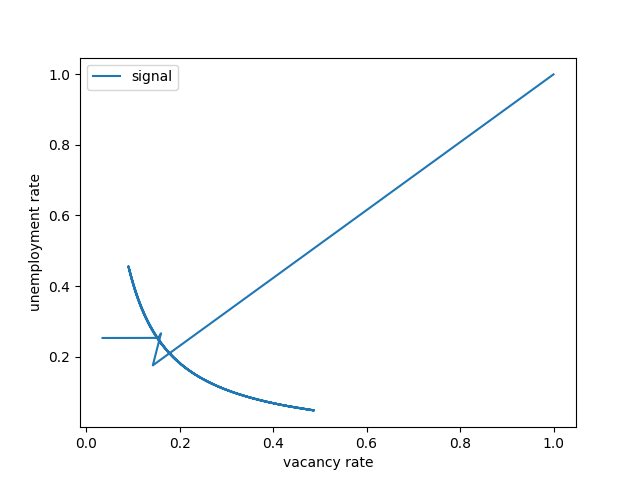

The Python source for this figure:
import pandas as pd
import numpy as np
import matplotlib.pyplot as plt
import seaborn as sns
import matplotlib.cm as cm
import matplotlib.colors as mcolors

SENSITIVITY_COEFFICIENT = [.25] #C
BASE_SIGMA = [100] #sigma
PRODUCTIVITY_DENSITY = [100] #pi
MATCHING_RATE_CONSTANT = [3E-4] #K
INIT_VACANCIES = [100] #V0
INIT_UNEMPLOYMENT = 0
SEPARATION_RATE = .05 #s
SURPLUS_XI = 0.05 #xi

STEPS = 10000
dt = 1

TIME = range(int(STEPS/dt))


sigmas = np.linspace(250, 1900, 20)
c_values = [0.25, 0.5,.75, 1]
k_values_sweep = np.logspace(np.log10(5e-5), np.log10(5e-4), 4)



#read in GDP data from dummy_gdp.pkl
GDP = pd.read_pickle('dummy_demand.pkl')

# firm class definition that has data on demand, vacancies, and employment
class Firm:

    def plot_demand(self):
        plt.plot(self.signal,label = "signal")
        plt.plot(self.employment_demand,label = "demand density")
        plt.legend()
        plt.savefig("demand.png")
        plt.close()

    def plot_employment(self, unemployment):
        plt.plot(self.time,(self.employment),label = "employment")
        plt.plot(self.time,(unemployment),label = "unemployment")
        plt.plot(self.time,(self.vacancies),label = "vacancies")
        plt.xlabel("Time")
        plt.ylabel("Log Value")
        plt.title("Sensit. Coeff. = " + str(self.sensitivity_coefficient)+" Firm Size = " + str(self.firm_size)+" Matching Rt = " + str(self.matching_rate_constant))
        plt.legend()
        # plt.ylim(top = np.log(POPULATION),bottom = 0)
        plt.savefig("employment.png")
        plt.close()

    def update_vacancies(self,t,unemployment):
        self.matching_function[t] = self.matching_rate_constant*unemployment
        # print(" VACANCY UPDATE")
        # print("Personnel demand:     ",self.employment_demand[t])
        # print("Employment:           ",self.employment[t])
        # print("Productivity Diff:    ",self.employment_demand[t]-self.employment[t])
        # print("Sep Rate:             ", self.separation_rate[t])
        # print("Matching Function:    ", self.matching_function[t])
        # print("Exp Separation:       ", self.employment[t]*self.separation_rate[t]/self.matching_function[t])
        v_t = self.employment_demand[t]-self.employment[t]+self.employment[t]*self.separation_rate[t]/self.matching_function[t]

        if v_t < 0:
            self.vacancies[t] = 0
        else:
            self.vacancies[t] = v_t

        # print("VACANCIES: ",self.vacancies[t])
    
    def update_employment(self,t):
        demand_update = self.employment_demand[t]-self.employment[t]

        if demand_update > 0:
            demand_update = 0
        # print("EMPLOYMENT UPDATE")
        # print("Hires:             ",self.vacancies[t]*self.matching_function[t])
        # print("Separations:       ", self.separation_rate[t]*self.employment[t])
        # print("Demand Update:     ", demand_update)
        # print("\n\nOld Employment:    ", self.employment[t])
        update = self.vacancies[t]*self.matching_function[t]-self.employment[t]*self.separation_rate[t]+demand_update

        # print("Net Change: ",update)
        #FIRE EVERYONE!
        if self.employment[t] + update < 0:
            self.employment[t+1] = 0
        else:
            self.employment[t+1] = self.employment[t]+update

        # print("New Employment:    ", self.employment[t+1])

        # Calculate efficiency for the current step
        target = self.vacancies[t]
        actual = self.employment[t+1]

        if target <= 0:
            self.efficiency[t+1] = 1.0

        else:  # target > actual, inefficiency due to hiring friction
            self.efficiency[t+1] = (actual-np.abs(target-actual)) / actual



    def computeDemand(self, signal):
        self.signal = signal
        return self.firm_size*(1+self.sensitivity_coefficient*self.signal)
    
    def set_target(self):
        return self.employment_demand
    
    def __init__(self, signal,init_size,init_productivity_density,init_employment,init_vacancies,matching_rate_constant,sensitivity_coefficient):
        self.sensitivity_coefficient = sensitivity_coefficient
        self.firm_size = init_size
        self.employment = [init_employment for _ in TIME]
        self.vacancies = [init_vacancies for _ in TIME]
        self.matching_function = [0 for _ in TIME]
        self.separation_rate = [SEPARATION_RATE for _ in TIME]
        self.efficiency = [0 for _ in TIME]
        self.time = None

        self.productivity_density = init_productivity_density
        self.matching_rate_constant = matching_rate_constant
        self.employment_demand = self.computeDemand(signal)
        self.target = self.set_target()

        #Initialize matching function
        

        self.employment_rate=[]
        


    def set_time(self, time):
        self.time = time

    def plot_handler(self, plot_list, unemployment):

        for plot in plot_list:
            if plot == "demand":
                self.plot_demand()

            if plot == "employment":
                self.plot_employment(unemployment)

def compute_loop_area(x, y):
    """
    Calculates the area of a polygon using the Shoelace formula.
    Assumes the x and y arrays represent the vertices of a closed loop.
    """
    import numpy as np
    x = np.asarray(x)
    y = np.asarray(y)
    return 0.5 * np.abs(np.dot(x, np.roll(y, -1)) - np.dot(y, np.roll(x, -1)))

def run_market(firms, population, init_unemployment):
    unemployment = [init_unemployment for _ in TIME]
    for t in TIME[:-1]:
        for firm in firms:
            firm.update_vacancies(t,unemployment[t])
            firm.update_employment(t)
        
        unemployment[t+1] = population - np.sum([firm.employment[t+1] for firm in firms])
    
    return unemployment,firms
        
def compute_rates(firms, plot=True):
    vacancies = [np.sum([firm.vacancies[t] for firm in firms]) for t in TIME]
    employment = [np.sum([firm.employment[t] for firm in firms]) for t in TIME]

    vacancy_rate = [vacancies[t]/(vacancies[t]+employment[t]) if (vacancies[t]+employment[t]) > 0 else 0 for t in TIME]
    unemployment_rate = [1-employment[t]/POPULATION for t in TIME]

    if plot:
        plt.plot(vacancy_rate,unemployment_rate,label = "signal")
        plt.xlabel("vacancy rate")
        plt.ylabel("unemployment rate")
        plt.legend()
        plt.savefig("beveridge.png")
        plt.close()

    return vacancy_rate,unemployment_rate

def initialize_economy(demand_signal, firm_weights_k, base_sigma, surplus_xi, productivity_density, sensitivity_coefficient):
    """
    Initializes the economy's structural parameters using a non-circular method.

    This function calculates firm sizes (sigma_i) and the total labor force (L)
    based on a base firm size, firm weights, and the peak of the demand signal.

    Args:
        demand_signal (pd.Series): The time series of the economic signal (G(t)).
        firm_weights_k (list or np.array): A vector of weights k_i for each firm.
        base_sigma (float): The base firm size (sigma), an anchor for the economy's scale.
        surplus_xi (float): The desired labor surplus fraction (e.g., 0.05 for 5%).
        productivity_density (float): The productivity per worker (pi).
        sensitivity_coefficient (float): The firm sensitivity to the economic signal (C).
                                       (Assumed to be the same for all firms for now).

    Returns:
        tuple: A tuple containing:
            - sigmas (np.array): An array of sigma values for each firm.
            - population (float): The total labor force L.
            - num_firms (int): The number of firms N.
    """
    num_firms_N = len(firm_weights_k)
    k = np.asarray(firm_weights_k)

    # --- Step 1: Calculate firm sizes (sigma_i) from the base sigma ---
    sigmas = k * base_sigma

    # --- Step 2: Calculate peak target employment ---
    # Find the peak of the economic signal G(t)
    g_max = demand_signal.max()

    # Calculate the target employment for each firm at the peak signal
    # target_employment_i = sigma_i * (1 + C * g_max)
    peak_target_employment_per_firm = sigmas * (1 + sensitivity_coefficient * g_max)
    total_peak_target_employment = np.sum(peak_target_employment_per_firm)

    # --- Step 3: Calculate the total labor force L ---
    # L is the peak workforce plus the surplus
    population_L = total_peak_target_employment * (1 + surplus_xi)
    print("Population: ", population_L)
    print("Sigmas: ", sigmas)
    print("Num Firms: ", num_firms_N)
    return sigmas, population_L, num_firms_N


def run_sigma_sweep(c_value):
    """
    Runs a parameter sweep for sigma for a given C value and returns the results.
    """

    areas = []
    beveridge_curves = []
    
    print(f"Running sigma sweep for C = {c_value}...")
    for sigma in sigmas:

        # --- Initialize economy for this specific run ---
        firm_weights_k = [1]
        current_sigmas, current_population, _ = initialize_economy(
            GDP['gdp_sine'], firm_weights_k, sigma, SURPLUS_XI, 
            PRODUCTIVITY_DENSITY[0], c_value
        )
        init_employment = current_sigmas[0] / PRODUCTIVITY_DENSITY[0]
        init_unemployment = current_population - init_employment

        firm = Firm(GDP['gdp_sine'], current_sigmas[0], PRODUCTIVITY_DENSITY[0], init_employment, INIT_VACANCIES[0], MATCHING_RATE_CONSTANT[0], c_value)
        firm.set_time(TIME)

        unemployment, firms = run_market([firm], current_population, init_unemployment)
        vacancy_rate, unemployment_rate = compute_rates(firms, plot=False)

        loop_vacancies = vacancy_rate[400:800]
        loop_unemployment = unemployment_rate[400:800]
        area = compute_loop_area(loop_vacancies, loop_unemployment)
        areas.append(area)

        if area <= 0.5:
            beveridge_curves.append({'sigma': sigma, 'vr': vacancy_rate, 'ur': unemployment_rate, 'efficiency': firms[0].efficiency})
            
    return sigmas, areas, beveridge_curves

def run_nested_sweep_sigma_major():
    """
    Runs the major sigma sweep for several minor C sweeps and plots the results.
    """
    
    all_results = []
    for c in c_values:
        sigmas, areas, curves = run_sigma_sweep(c)
        all_results.append({'c': c, 'sigmas': sigmas, 'areas': areas, 'curves': curves})

    # Plot Area vs. Sigma for all C values
    plt.figure(figsize=(10, 6))
    for result in all_results:
        plt.plot(result['sigmas'], result['areas'], marker='o', linestyle='-', label=f"C = {result['c']}")
    plt.title("Area of Beveridge Curve vs. $\sigma$ for different C")
    plt.xlabel("$\sigma$ (Firm Size)")
    plt.ylabel("Area of Loop")
    plt.legend()
    plt.grid(True)
    plt.savefig("beveridge_area_vs_sigma_nested.png")
    plt.close()
    print("Saved beveridge_area_vs_sigma_nested.png")

    # Plot Beveridge curves in a 2x2 subplot grid
    fig, axs = plt.subplots(2, 2, figsize=(15, 12), constrained_layout=True)
    fig.suptitle('Beveridge Curves: $\sigma$ sweeps for different C values', fontsize=16)

    norm = mcolors.Normalize(vmin=250, vmax=2000)
    cmap = plt.get_cmap('inferno')

    for i, (ax, result) in enumerate(zip(axs.flat, all_results)):
        ax.set_title(f"C = {result['c']}")
        # By slicing the list with [::2], we plot only every other curve
        for curve in result['curves'][::2]:
            ax.plot(curve['ur'][400:800], curve['vr'][400:800], color=cmap(norm(curve['sigma'])))
        ax.set_ylabel("Vacancy Rate")
        ax.set_xlabel("Unemployment Rate")
        ax.grid(True)

    sm = plt.cm.ScalarMappable(cmap=cmap, norm=norm)
    sm.set_array([])
    cbar = fig.colorbar(sm, ax=axs, shrink=0.6, location='bottom')
    cbar.set_label('$\sigma$ (Firm Size)')

    plt.savefig("beveridge_curves_nested_sweep.png")
    plt.close(fig)
    print("Saved beveridge_curves_nested_sweep.png")

    # Plot Efficiency vs. Time in a 2x2 subplot grid
    fig, axs = plt.subplots(2, 2, figsize=(15, 12), constrained_layout=True)
    fig.suptitle('Firm Efficiency: $\sigma$ sweeps for different C values', fontsize=16)

    for i, (ax, result) in enumerate(zip(axs.flat, all_results)):
        ax.set_title(f"C = {result['c']}")
        for curve in result['curves'][::2]:
            ax.plot(TIME[5:],curve['efficiency'][5:], color=cmap(norm(curve['sigma'])))
        ax.set_ylabel("Efficiency")
        ax.set_xlabel("Time")
        ax.grid(True)
        # ax.set_ylim(.8, 1.1)

    sm = plt.cm.ScalarMappable(cmap=cmap, norm=norm)
    sm.set_array([])
    cbar = fig.colorbar(sm, ax=axs, shrink=0.6, location='bottom')
    cbar.set_label('$\sigma$ (Firm Size)')

    plt.savefig("efficiency_sigma_major.png")
    plt.close(fig)
    print("Saved efficiency_sigma_major.png")

def run_c_sweep(sigma_value):
    """
    Runs a parameter sweep for C for a given sigma value and returns the results.
    """
    c_values_sweep = np.linspace(0.1, 1, 20)
    areas = []
    beveridge_curves = []
    
    print(f"Running C sweep for sigma = {sigma_value}...")
    for c in c_values_sweep:
        # --- Initialize economy for this specific run ---
        firm_weights_k = [1]
        current_sigmas, current_population, _ = initialize_economy(
            GDP['gdp_sine'], firm_weights_k, sigma_value, SURPLUS_XI, 
            PRODUCTIVITY_DENSITY[0], c
        )
        init_employment = current_sigmas[0] / PRODUCTIVITY_DENSITY[0]
        init_unemployment = current_population - init_employment
        
        firm = Firm(GDP['gdp_sine'], current_sigmas[0], PRODUCTIVITY_DENSITY[0], init_employment, INIT_VACANCIES[0], MATCHING_RATE_CONSTANT[0], c)
        firm.set_time(TIME)

        unemployment, firms = run_market([firm], current_population, init_unemployment)
        vacancy_rate, unemployment_rate = compute_rates(firms, plot=False)

        loop_vacancies = vacancy_rate[400:800]
        loop_unemployment = unemployment_rate[400:800]
        area = compute_loop_area(loop_vacancies, loop_unemployment)
        areas.append(area)

        if area <= 0.5:
            beveridge_curves.append({'c': c, 'vr': vacancy_rate, 'ur': unemployment_rate, 'efficiency': firms[0].efficiency})
            
    return c_values_sweep, areas, beveridge_curves

def run_nested_sweep_c_major():
    """
    Runs the major C sweep for several minor sigma sweeps and plots the results.
    """
    sigma_values_sweep = np.linspace(500, 2000, 4)
    
    all_results = []
    for sigma in sigma_values_sweep:
        c_vals, areas, curves = run_c_sweep(sigma)
        all_results.append({'sigma': sigma, 'c_values': c_vals, 'areas': areas, 'curves': curves})

    # Plot Area vs. C for all sigma values
    plt.figure(figsize=(10, 6))
    for result in all_results:
        plt.plot(result['c_values'], result['areas'], marker='o', linestyle='-', label=f"$\sigma$ = {result['sigma']:.0f}")
    plt.title("Area of Beveridge Curve vs. C for different $\sigma$")
    plt.xlabel("C (Sensitivity Coefficient)")
    plt.ylabel("Area of Loop")
    plt.legend()
    plt.grid(True)
    plt.savefig("beveridge_area_vs_c_nested.png")
    plt.close()
    print("Saved beveridge_area_vs_c_nested.png")

    # Plot Beveridge curves in a 2x2 subplot grid
    fig, axs = plt.subplots(2, 2, figsize=(15, 12), constrained_layout=True)
    fig.suptitle('Beveridge Curves: C sweeps for different $\sigma$ values', fontsize=16)

    norm = mcolors.Normalize(vmin=0.1, vmax=1.0)
    cmap = plt.get_cmap('inferno')

    for i, (ax, result) in enumerate(zip(axs.flat, all_results)):
        ax.set_title(f"$\sigma$ = {result['sigma']:.0f}")
        for curve in result['curves'][::2]:
            ax.plot(curve['ur'][400:800], curve['vr'][400:800], color=cmap(norm(curve['c'])))
        ax.set_ylabel("Vacancy Rate")
        ax.set_xlabel("Unemployment Rate")
        ax.grid(True)

    sm = plt.cm.ScalarMappable(cmap=cmap, norm=norm)
    sm.set_array([])
    cbar = fig.colorbar(sm, ax=axs, shrink=0.6, location='bottom')
    cbar.set_label('C (Sensitivity Coefficient)')

    plt.savefig("beveridge_curves_c_major_sweep.png")
    plt.close(fig)
    print("Saved beveridge_curves_c_major_sweep.png")

    # Plot Efficiency vs. Time in a 2x2 subplot grid
    fig, axs = plt.subplots(2, 2, figsize=(15, 12), constrained_layout=True)
    fig.suptitle('Firm Efficiency: C sweeps for different $\sigma$ values', fontsize=16)

    for i, (ax, result) in enumerate(zip(axs.flat, all_results)):
        ax.set_title(f"$\sigma$ = {result['sigma']:.0f}")
        for curve in result['curves'][::2]:
            ax.plot(TIME[5:],curve['efficiency'][5:], color=cmap(norm(curve['c'])))
        ax.set_ylabel("Efficiency")
        ax.set_xlabel("Time")
        ax.grid(True)
        ax.set_ylim(.8, 1.1)

    sm = plt.cm.ScalarMappable(cmap=cmap, norm=norm)
    sm.set_array([])
    cbar = fig.colorbar(sm, ax=axs, shrink=0.6, location='bottom')
    cbar.set_label('C (Sensitivity Coefficient)')

    plt.savefig("efficiency_c_major.png")
    plt.close(fig)
    print("Saved efficiency_c_major.png")

def run_k_sweep_for_c(c_value):
    """
    Runs a parameter sweep for K for a given C value and returns the results.
    """
    k_values_sweep = np.logspace(np.log10(5e-5), np.log10(5e-4), 20)
    areas = []
    beveridge_curves = []
    
    print(f"Running K sweep for C = {c_value}...")
    sigma_value = BASE_SIGMA[0]

    # --- Initialize economy for this sweep (doesn't depend on K) ---
    firm_weights_k = [1]
    current_sigmas, current_population, _ = initialize_economy(
        GDP['gdp_sine'], firm_weights_k, sigma_value, SURPLUS_XI, 
        PRODUCTIVITY_DENSITY[0], c_value
    )
    init_employment = current_sigmas[0] / PRODUCTIVITY_DENSITY[0]
    init_unemployment = current_population - init_employment

    for k in k_values_sweep:
        firm = Firm(GDP['gdp_sine'], current_sigmas[0], PRODUCTIVITY_DENSITY[0], init_employment, INIT_VACANCIES[0], k, c_value)
        firm.set_time(TIME)

        unemployment, firms = run_market([firm], current_population, init_unemployment)
        vacancy_rate, unemployment_rate = compute_rates(firms, plot=False)

        loop_vacancies = vacancy_rate[400:800]
        loop_unemployment = unemployment_rate[400:800]
        area = compute_loop_area(loop_vacancies, loop_unemployment)
        areas.append(area)

        if area <= 0.5:
            beveridge_curves.append({'k': k, 'vr': vacancy_rate, 'ur': unemployment_rate, 'efficiency': firms[0].efficiency})
            
    return k_values_sweep, areas, beveridge_curves

def run_nested_sweep_k_major():
    """
    Runs the major C sweep for several minor K sweeps and plots the results.
    """
    all_results = []
    for c in c_values:
        k_vals, areas, curves = run_k_sweep_for_c(c)
        all_results.append({'c': c, 'k_values': k_vals, 'areas': areas, 'curves': curves})

    # Plot Area vs. K for all C values
    plt.figure(figsize=(10, 6))
    for result in all_results:
        plt.plot(result['k_values'], result['areas'], marker='o', linestyle='-', label=f"C = {result['c']}")
    plt.title("Area of Beveridge Curve vs. K for different C")
    plt.xlabel("K (Matching Rate Constant)")
    plt.ylabel("Area of Loop")
    plt.xscale('log')
    plt.legend()
    plt.grid(True)
    plt.savefig("beveridge_area_vs_k_for_c.png")
    plt.close()
    print("Saved beveridge_area_vs_k_for_c.png")

    # Plot Beveridge curves in a 2x2 subplot grid
    fig, axs = plt.subplots(2, 2, figsize=(15, 12), constrained_layout=True)
    fig.suptitle('Beveridge Curves: K sweeps for different C values', fontsize=16)

    norm = mcolors.Normalize(vmin=5e-5, vmax=5e-4)
    cmap = plt.get_cmap('inferno')

    for i, (ax, result) in enumerate(zip(axs.flat, all_results)):
        ax.set_title(f"C = {result['c']}")
        for curve in result['curves'][::2]:
            ax.plot(curve['ur'][400:800], curve['vr'][400:800], color=cmap(norm(curve['k'])))
        ax.set_ylabel("Vacancy Rate")
        ax.set_xlabel("Unemployment Rate")
        ax.grid(True)

    sm = plt.cm.ScalarMappable(cmap=cmap, norm=norm)
    sm.set_array([])
    cbar = fig.colorbar(sm, ax=axs, shrink=0.6, location='bottom')
    cbar.set_label('K (Matching Rate Constant)')

    plt.savefig("beveridge_curves_k_major_sweep.png")
    plt.close(fig)
    print("Saved beveridge_curves_k_major_sweep.png")

    # Plot Efficiency vs. Time in a 2x2 subplot grid
    fig, axs = plt.subplots(2, 2, figsize=(15, 12), constrained_layout=True)
    fig.suptitle('Firm Efficiency: K sweeps for different C values', fontsize=16)

    for i, (ax, result) in enumerate(zip(axs.flat, all_results)):
        ax.set_title(f"C = {result['c']}")
        for curve in result['curves'][::2]:
            ax.plot(TIME[5:],curve['efficiency'][5:], color=cmap(norm(curve['k'])))
        ax.set_ylabel("Efficiency")
        ax.set_xlabel("Time")
        ax.grid(True)
        ax.set_ylim(.8, 1.1)

    sm = plt.cm.ScalarMappable(cmap=cmap, norm=norm)
    sm.set_array([])
    cbar = fig.colorbar(sm, ax=axs, shrink=0.6, location='bottom')
    cbar.set_label('K (Matching Rate Constant)')

    plt.savefig("efficiency_k_major.png")
    plt.close(fig)
    print("Saved efficiency_k_major.png")

def run_single_timeseries():
    """
    Runs a single simulation with the default parameters and plots the primary time series.
    """
    print("Running single simulation to generate time series plots...")

    # --- Initialize economy using constraints ---
    firm_weights_k = [1]
    base_sigma = BASE_SIGMA[0]
    sigmas, population, num_firms = initialize_economy(
        GDP['gdp_sine'], 
        firm_weights_k, 
        base_sigma, 
        SURPLUS_XI, 
        PRODUCTIVITY_DENSITY[0], 
        SENSITIVITY_COEFFICIENT[0]
    )

    init_employment = sigmas[0] / PRODUCTIVITY_DENSITY[0]
    init_unemployment = population - init_employment
    
    # Update global INIT_UNEMPLOYMENT to be consistent with the new population
    global INIT_UNEMPLOYMENT; global POPULATION
    INIT_UNEMPLOYMENT = init_unemployment
    POPULATION = population
    
    # Initialize a single firm with the new constrained parameters
    firm = Firm(GDP['gdp_sine'], sigmas[0], PRODUCTIVITY_DENSITY[0], init_employment, INIT_VACANCIES[0], MATCHING_RATE_CONSTANT[0], SENSITIVITY_COEFFICIENT[0])
    firm.set_time(TIME)

    # Run the market simulation
    unemployment, firms = run_market([firm], population, init_unemployment)

    # Generate and save the plots
    firms[0].plot_handler(["demand", "employment"], unemployment)
    compute_rates(firms, plot=True)
    
    print("\nGenerated single-run plots:")
    print("- demand.png")
    print("- employment.png")
    print("- beveridge.png")

def main():
    run_single_timeseries()
    # run_nested_sweep_sigma_major()
    # run_nested_sweep_c_major()
    # run_nested_sweep_k_major()

if __name__ == "__main__":
    main()